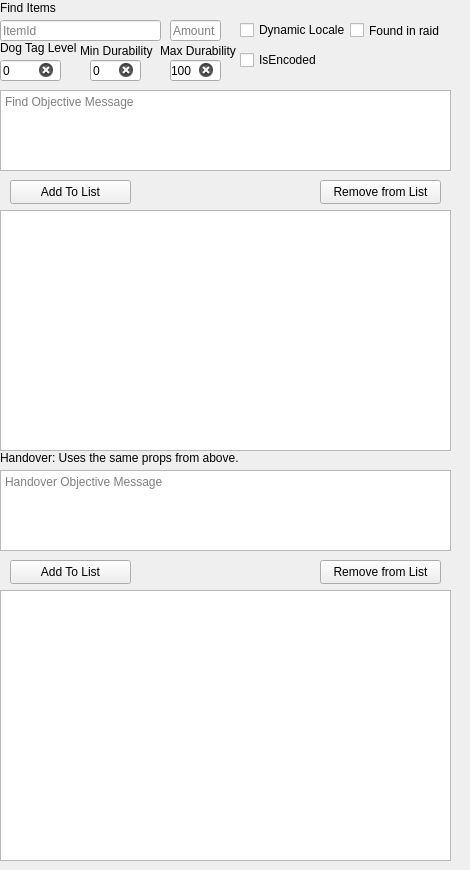
            <widget class="QWidget" name="tab_18">
             <attribute name="title">
              <string>Items</string>
             </attribute>
             <widget class="QLineEdit" name="FinishItemAmount">
              <property name="geometry">
               <rect>
                <x>170</x>
                <y>20</y>
                <width>51</width>
                <height>21</height>
               </rect>
              </property>
              <property name="placeholderText">
               <string>Amount</string>
              </property>
              <property name="clearButtonEnabled">
               <bool>true</bool>
              </property>
             </widget>
             <widget class="QCheckBox" name="FinishItemEncoded">
              <property name="geometry">
               <rect>
                <x>240</x>
                <y>50</y>
                <width>111</width>
                <height>20</height>
               </rect>
              </property>
              <property name="text">
               <string>IsEncoded</string>
              </property>
             </widget>
             <widget class="QPushButton" name="FinishItemRemoveFromList">
              <property name="geometry">
               <rect>
                <x>320</x>
                <y>180</y>
                <width>121</width>
                <height>24</height>
               </rect>
              </property>
              <property name="text">
               <string>Remove from List</string>
              </property>
             </widget>
             <widget class="QLineEdit" name="FinishItemMaxDura">
              <property name="geometry">
               <rect>
                <x>170</x>
                <y>60</y>
                <width>51</width>
                <height>21</height>
               </rect>
              </property>
              <property name="text">
               <string>100</string>
              </property>
              <property name="placeholderText">
               <string>Max Dura</string>
              </property>
              <property name="clearButtonEnabled">
               <bool>true</bool>
              </property>
             </widget>
             <widget class="QCheckBox" name="FinishItemDynamicLocale">
              <property name="geometry">
               <rect>
                <x>240</x>
                <y>20</y>
                <width>111</width>
                <height>20</height>
               </rect>
              </property>
              <property name="text">
               <string>Dynamic Locale</string>
              </property>
             </widget>
             <widget class="QLabel" name="label_23">
              <property name="geometry">
               <rect>
                <x>0</x>
                <y>40</y>
                <width>81</width>
                <height>16</height>
               </rect>
              </property>
              <property name="text">
               <string>Dog Tag Level</string>
              </property>
             </widget>
             <widget class="QLabel" name="label_24">
              <property name="geometry">
               <rect>
                <x>80</x>
                <y>40</y>
                <width>81</width>
                <height>21</height>
               </rect>
              </property>
              <property name="text">
               <string>Min Durability</string>
              </property>
             </widget>
             <widget class="QLabel" name="label_13">
              <property name="geometry">
               <rect>
                <x>0</x>
                <y>0</y>
                <width>101</width>
                <height>16</height>
               </rect>
              </property>
              <property name="text">
               <string>&lt;html&gt;&lt;head/&gt;&lt;body&gt;&lt;p&gt;Find Items&lt;/p&gt;&lt;/body&gt;&lt;/html&gt;</string>
              </property>
             </widget>
             <widget class="QLabel" name="label_25">
              <property name="geometry">
               <rect>
                <x>160</x>
                <y>40</y>
                <width>81</width>
                <height>21</height>
               </rect>
              </property>
              <property name="text">
               <string>Max Durability</string>
              </property>
             </widget>
             <widget class="QLineEdit" name="FinishItemMinDura">
              <property name="geometry">
               <rect>
                <x>90</x>
                <y>60</y>
                <width>51</width>
                <height>21</height>
               </rect>
              </property>
              <property name="text">
               <string>0</string>
              </property>
              <property name="placeholderText">
               <string>Min Dura</string>
              </property>
              <property name="clearButtonEnabled">
               <bool>true</bool>
              </property>
             </widget>
             <widget class="QPushButton" name="FinishItemAddToList">
              <property name="geometry">
               <rect>
                <x>10</x>
                <y>180</y>
                <width>121</width>
                <height>24</height>
               </rect>
              </property>
              <property name="text">
               <string>Add To List</string>
              </property>
             </widget>
             <widget class="QListWidget" name="FinishItemWidget">
              <property name="geometry">
               <rect>
                <x>0</x>
                <y>210</y>
                <width>451</width>
                <height>241</height>
               </rect>
              </property>
             </widget>
             <widget class="QLineEdit" name="FinishItemId">
              <property name="geometry">
               <rect>
                <x>0</x>
                <y>20</y>
                <width>161</width>
                <height>21</height>
               </rect>
              </property>
              <property name="placeholderText">
               <string>ItemId</string>
              </property>
              <property name="clearButtonEnabled">
               <bool>true</bool>
              </property>
             </widget>
             <widget class="QLineEdit" name="FinishItemDogTag">
              <property name="geometry">
               <rect>
                <x>0</x>
                <y>60</y>
                <width>61</width>
                <height>21</height>
               </rect>
              </property>
              <property name="text">
               <string>0</string>
              </property>
              <property name="placeholderText">
               <string>DogTag Lvl</string>
              </property>
              <property name="clearButtonEnabled">
               <bool>true</bool>
              </property>
             </widget>
             <widget class="QCheckBox" name="FinishItemFIR">
              <property name="geometry">
               <rect>
                <x>350</x>
                <y>20</y>
                <width>111</width>
                <height>21</height>
               </rect>
              </property>
              <property name="text">
               <string>Found in raid</string>
              </property>
             </widget>
             <widget class="QTextEdit" name="FinishFindObjective">
              <property name="geometry">
               <rect>
                <x>0</x>
                <y>90</y>
                <width>451</width>
                <height>81</height>
               </rect>
              </property>
              <property name="placeholderText">
               <string>Find Objective Message</string>
              </property>
             </widget>
             <widget class="QTextEdit" name="FinishHandoverObjective">
              <property name="geometry">
               <rect>
                <x>0</x>
                <y>470</y>
                <width>451</width>
                <height>81</height>
               </rect>
              </property>
              <property name="placeholderText">
               <string>Handover Objective Message</string>
              </property>
             </widget>
             <widget class="QListWidget" name="FinishHandoverWidget">
              <property name="geometry">
               <rect>
                <x>0</x>
                <y>590</y>
                <width>451</width>
                <height>271</height>
               </rect>
              </property>
             </widget>
             <widget class="QPushButton" name="FinishHandoverRemoveList">
              <property name="geometry">
               <rect>
                <x>320</x>
                <y>560</y>
                <width>121</width>
                <height>24</height>
               </rect>
              </property>
              <property name="text">
               <string>Remove from List</string>
              </property>
             </widget>
             <widget class="QPushButton" name="HandoverItemAddToList">
              <property name="geometry">
               <rect>
                <x>10</x>
                <y>560</y>
                <width>121</width>
                <height>24</height>
               </rect>
              </property>
              <property name="text">
               <string>Add To List</string>
              </property>
             </widget>
             <widget class="QLabel" name="label_28">
              <property name="geometry">
               <rect>
                <x>0</x>
                <y>450</y>
                <width>251</width>
                <height>16</height>
               </rect>
              </property>
              <property name="text">
               <string>Handover: Uses the same props from above.</string>
              </property>
             </widget>
            </widget>
